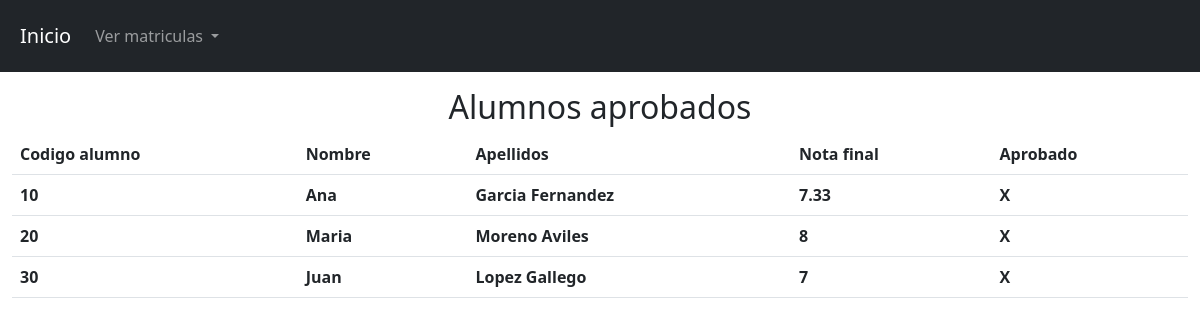
Page /view/username/indexAprobados.php on the committed database.
### tables this page shows
CREATE TABLE `username` (
  `idAlumno` int(11) NOT NULL,
  `codigo` int(11) NOT NULL,
  `nombre` varchar(100) NOT NULL,
  `apellidos` varchar(100) NOT NULL,
  `telefono` int(11) NOT NULL,
  `email` varchar(100) NOT NULL,
  `direccion` varchar(255) NOT NULL,
  `idNota` int(11) NOT NULL,
  `idMatriculas` int(11) NOT NULL
);

CREATE TABLE `notas` (
  `idNota` int(11) NOT NULL,
  `codigo` int(11) NOT NULL,
  `nota1` float NOT NULL,
  `nota2` float NOT NULL,
  `nota3` float NOT NULL,
  `notaFinal` float NOT NULL,
  `aprobado` varchar(10) NOT NULL,
  `suspenso` varchar(10) NOT NULL
);

### config/db.php (called while the page is built)
<?php
class Db {
    private $host = "localhost";
    private $dbname = "alumnos";
    private $user = "root";
    private $password = "";
    public function conexion() {
        try {
            $PDO = new PDO("mysql:host=".$this->host.";dbname=".$this->dbname,$this->user,$this->password);
            return $PDO;
        }catch(PDOException $e) {
            return $e->getMessage();
        }
    }
}
?>

### controller/matriculasController.php (called while the page is built, shortened)
<?php
class MatriculasController{
    private $model;
    public function __construct() {
        require_once("c://xampp/htdocs/RepasoNov/model/matriculasModel.php");
        $this->model = new MatriculasModel();
    }
    public function indexAprobados() {
        return ($this->model->indexAprobados()) ? $this->model->indexAprobados() : false;
    }
}
?>

### model/matriculasModel.php (called while the page is built, shortened)
<?php
class MatriculasModel{
    private $PDO;
    public function __construct() {
        require_once("c://xampp/htdocs/RepasoNov/config/db.php");
        $con = new Db();
        $this->PDO = $con->conexion();
    }
    public function indexAprobados() {
        $stament = $this->PDO->prepare("SELECT username.codigo,
        username.nombre, username.apellidos, notas.notaFinal, notas.aprobado
        FROM username inner join notas on username.idNota=notas.idNota where notas.aprobado='x'");
        return ($stament->execute()) ? $stament->fetchAll() : false;
    }
}
?>

### view/username/indexAprobados.php (the view)
<?php
require_once ("c://xampp/htdocs/RepasoNov/view/head/headMatriculas.php");
require_once ("c://xampp/htdocs/RepasoNov/controller/matriculasController.php");
$obj = new MatriculasController();
$rows = $obj->indexAprobados();
?>
<h2 class="text-center">Alumnos aprobados</h2>
<div class="table-responsive">
<table class="table table-hover">
    <thead>
        <tr>
            <th scope="col">Codigo alumno</th>
            <th scope="col">Nombre</th>
            <th scope="col">Apellidos</th>
            <th scope="col">Nota final</th>
            <th scope="col">Aprobado</th>
        </tr>
    </thead>
    <tbody>
    <?php if($rows): ?>
        <?php foreach($rows as $row): ?>
    <tr>
            <th><?= $row[0]?></th>
            <th><?= $row[1]?></th>
            <th><?= $row[2]?></th>
            <th><?= $row[3]?></th>
            <th><?= $row[4]?></th>
        </tr>
        <?php endforeach; ?>
        <?php else: ?>
            <tr>
                <td colspan="5" class="text-center">No hay registros actualmente</td>
            </tr>
    <?php endif; ?>
    </tbody>
</table>
</div>
<?php
require_once ("c://xampp/htdocs/RepasoNov/view/head/footerMatriculas.php");
?>

### rows in the picture
username: codigo "10", nombre "Ana", apellidos "Garcia Fernandez", idNota.notaFinal "7.33", idNota.aprobado "X"
username: codigo "20", nombre "Maria", apellidos "Moreno Aviles", idNota.notaFinal "8", idNota.aprobado "X"
username: codigo "30", nombre "Juan", apellidos "Lopez Gallego", idNota.notaFinal "7", idNota.aprobado "X"
